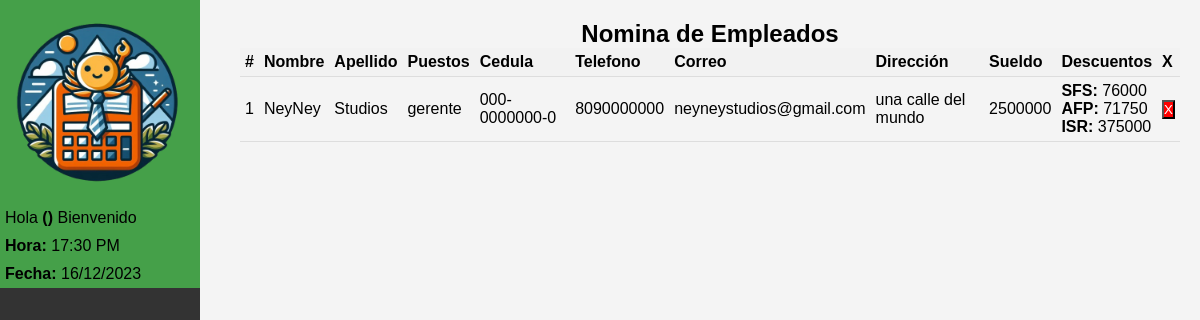
Screenshot of /panel.php?btnNomina=Nomina with the database file from the repository.
### tables this page shows
CREATE TABLE `empleados` (
  `id` int(11) NOT NULL,
  `nombres` varchar(100) NOT NULL,
  `apellidos` varchar(100) NOT NULL,
  `puesto` varchar(100) NOT NULL,
  `cedula` varchar(25) NOT NULL,
  `telefono` varchar(25) NOT NULL,
  `correo` varchar(150) NOT NULL,
  `direccion` varchar(250) NOT NULL,
  `sueldo` varchar(25) NOT NULL
);

### nomina.php (the view, shortened to what this page needs)
<?php
echo "<table>";
echo "<tr> <th>#</th> <th>Nombre</th> <th>Apellido</th> <th>Puestos</th> <th>Cedula</th> <th>Telefono</th> <th>Correo</th> <th>Dirección</th> <th>Sueldo</th> <th>Descuentos</th> <th>X</th> </tr>";
$sql = "SELECT * FROM empleados";
$resultado = $conn->query($sql);
while ($row = mysqli_fetch_assoc($resultado)) {
    echo "<tr>";
    echo "<td> ". $row['id'] ." </td>";
    echo "<td> ". $row['nombres'] ." </td>";
    echo "<td> ". $row['apellidos'] ." </td>";
    echo "<td> ". $row['puesto'] ." </td>";
    echo "<td> ". $row['cedula'] ." </td>";
    echo "<td> ". $row['telefono'] ." </td>";
    echo "<td> ". $row['correo'] ." </td>";
    echo "<td> ". $row['direccion'] ." </td>";
    echo "<td> ". $row['sueldo'] ." </td>";
    echo "<td>";
    $sfs = $row['sueldo'] * 0.0304;
    $afp = $row['sueldo'] * 0.0287;
    echo "<b>SFS:</b> " . $sfs . "<br>";
    echo "<b>AFP:</b> " . $afp . "<br>";
    $suma = $sfs - $afp;
    $SumaAlAño = $suma * 12;
    if($SumaAlAño > 416220.00){
        $porsentaje = 0;
    }elseif($SumaAlAño > 416220.01 || $SumaAlAño < 624329.00){
        $porsentaje = 0.15;
    }elseif($SumaAlAño > 624329.01 || $SumaAlAño < 867123.00){
        $porsentaje = 0.20;
    }elseif($SumaAlAño < 867123.01){
        $porsentaje = 0.25;
    }
    $isr = $row['sueldo'] * $porsentaje;
    echo "<b>ISR: </b> $isr <br>";
    echo "</td>";
    echo "<td><form action='#' method='post'><button class='delete' type='submit' name='delete' value=' ". $row['id'] ." '>X</button></form></td>";
    echo "</tr>";
}
echo "</table>";
?>

### panel.php (shortened to what this page needs)
<?php
include("app/app.php");
?>
<!DOCTYPE html>
<html lang="es">
<head>
    <link rel="stylesheet" href="css/style.css">
</head>
<body>
<div class="menu-container">
  <div class="userInfo">
    <img src="img/logo.png">
  <div class="userInfo_date">
  <P class="userInfo_txt"><?php session_start(); echo "Hola <b> " . $_SESSION['name'] . " (". $_SESSION['rol'] .")" . " </b> Bienvenido" ; ?></P>
  <p class="userInfo_hora"><?php echo "<b>Hora:</b> " . date("H:i A")?></p>
  <p class="userInfo_fecha"><?php echo "<b>Fecha:</b> " . date("d/m/Y");?></p>
  </div>
  </div>
  </div>
  <section>
  <?php
    $title = "";
    $page = "";
    if(isset($_GET['btnNomina'])){
        $title = "Nomina de Empleados" ;
        $page = "NE";
    }
  ?>
    <center><h1><?php echo $title; ?></h1></center>
    <?php
      if($page == "NE"){
        include ("nomina.php");
      }
    ?>
  </section>
</body>
</html>

### css/style.css (style rules this page uses)
* { margin: 0; padding: 0; }
body { font-family: Arial, sans-serif; background-color: #f4f4f4; margin: 0; justify-content: center; align-items: center; height: 100vh; }
.menu-container { background-color: #333; width: 200px; height: 100vh; position: fixed; overflow-y: auto; }
section { margin-left: 220px; padding: 20px; }
.userInfo { background: #45a049; }
.userInfo img { width: 100%; height: 100%; }
.userInfo_txt , .userInfo_hora, .userInfo_fecha { padding: 5px; }

### nomina.php (style rules this page uses)
table { width: 100%; border-collapse: collapse; margin-bottom: 20px; font-size: 16px; }
th, td { padding: 5px; text-align: left; border-bottom: 1px solid #ddd; }
th { background-color: #f2f2f2; }
.delete { background: red; color: white; }

### rows the page displays
empleados: id "1", nombres "NeyNey", apellidos "Studios", puesto "gerente", cedula "000-0000000-0", telefono "8090000000", correo "neyneystudios@gmail.com", direccion "una calle del mundo", sueldo "2500000", sueldo "76000", sueldo "71750", sueldo "375000"

### other values shown
$title "Nomina de Empleados"
